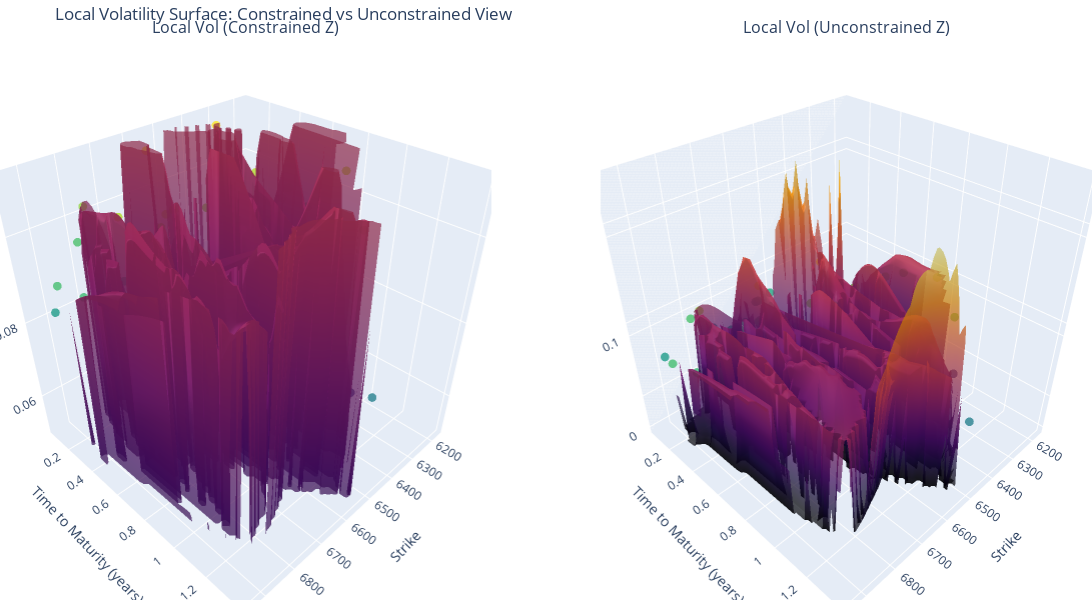

The code cell stored with this chart in its notebook:
### Code cell
impvol_interp = interp
params = [calls["S0"].iloc[0],calls["r"].iloc[0],impvol_interp]
local_vol_surface = get_local_vol_surface(calls,params)
plot_local_vol_surface(calls,local_vol_surface)
